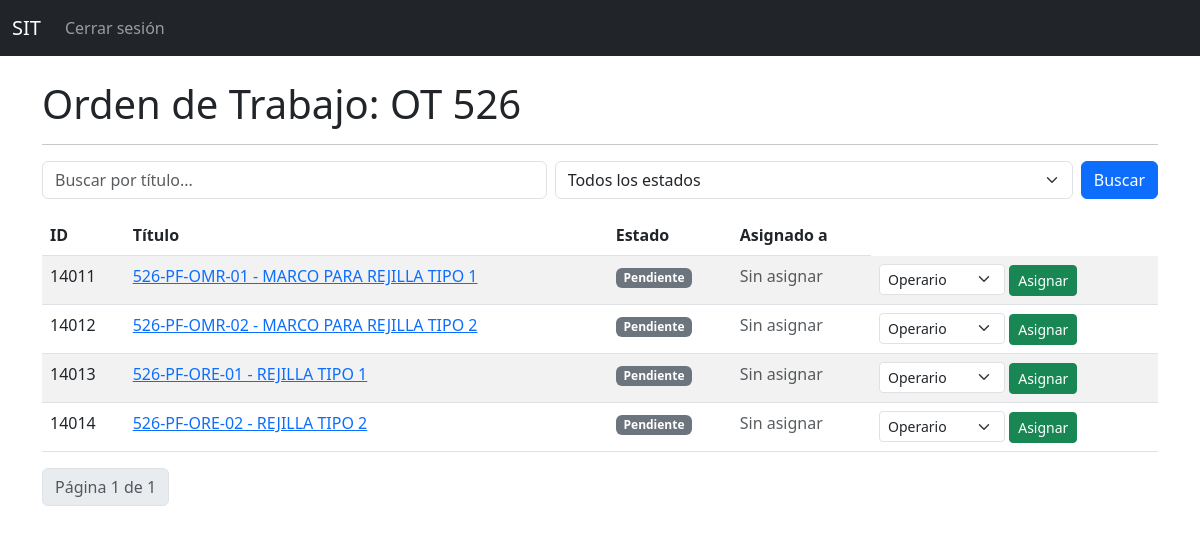
/ordenes/31/ (signed in), run on an earlier commit of the app's database.
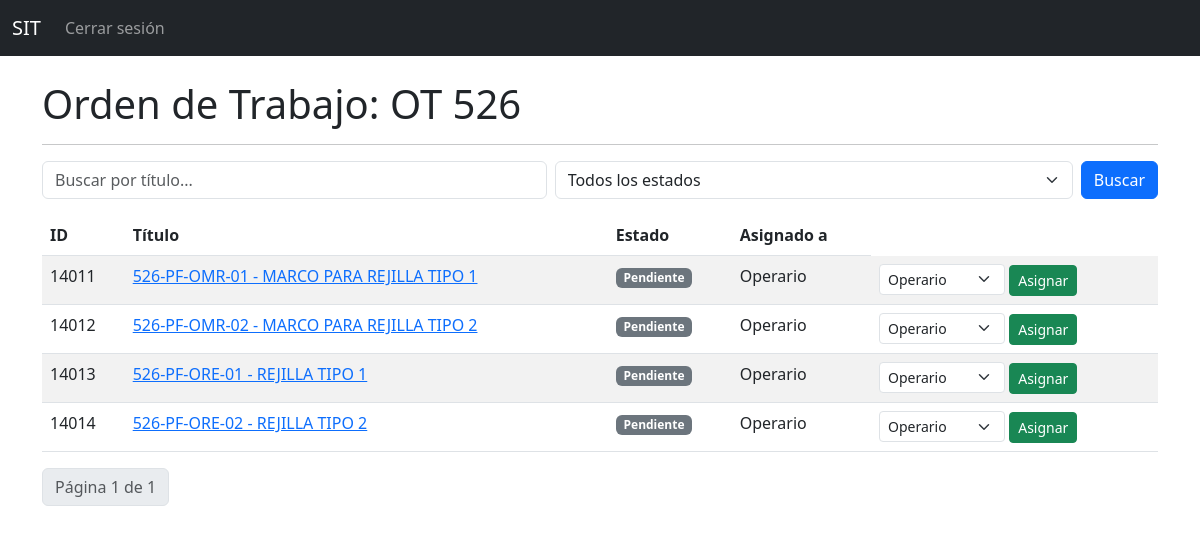
And on a later commit of the database.
### tareas_app/models.py (models this page shows, shortened)
class OrdenDeTrabajo(models.Model):
    nombre = models.CharField(max_length=200)
    descripcion = models.TextField(blank=True)
    archivo_excel = models.FileField(upload_to='ordenes_excel/', blank=True, null=True)
    fecha_creacion = models.DateTimeField(auto_now_add=True)
    creada_por = models.ForeignKey(Empleado, null=True, blank=True, on_delete=models.SET_NULL)

class Tarea(models.Model):
    titulo = models.CharField(max_length=100)
    descripcion = models.TextField()
    asignado_a = models.ForeignKey(Empleado, on_delete=models.SET_NULL, null=True, blank=True, related_name="tareas_asignadas")
    creada_por = models.ForeignKey(Empleado, null=True, blank=True, on_delete=models.SET_NULL)
    fecha_creacion = models.DateTimeField(auto_now_add=True)
    plano = models.ImageField(upload_to='planos/', null=True, blank=True)
    estado = models.CharField(max_length=20, choices=ESTADOS, default='pendiente')
    orden = models.ForeignKey(OrdenDeTrabajo, related_name='tareas', on_delete=models.CASCADE, null=True, blank=True)
    estructura = models.CharField(max_length=100, blank=True)
    plano_codigo = models.CharField(max_length=50, blank=True)
    posicion = models.CharField(max_length=50, blank=True)
    denominacion = models.CharField(max_length=100, blank=True)
    cantidad = models.IntegerField(null=True, blank=True)
    peso_unitario = models.FloatField(null=True, blank=True)
    peso_total = models.FloatField(null=True, blank=True)
    agente_externo = models.ForeignKey(AgenteExterno, null=True, blank=True, on_delete=models.SET_NULL)

class Empleado(models.Model):
    usuario = models.OneToOneField(User, on_delete=models.CASCADE, null=True, blank=True)
    nombre = models.CharField(max_length=100)
    perfil = models.CharField(max_length=50, choices=PERFILES)
    es_externo = models.BooleanField(default=False)

### tareas_app/views.py (the view, shortened to what this page needs)
# urls.py: path('ordenes/<int:orden_id>/', views.detalle_orden_trabajo, name='detalle_orden_trabajo'),
@login_required
def detalle_orden_trabajo(request, orden_id):
    orden = get_object_or_404(OrdenDeTrabajo, id=orden_id)
    empleado = Empleado.objects.get(usuario=request.user)
    tipo = None
    if not puede_ver_avances(empleado):
        return HttpResponseForbidden("No tenés acceso a esta orden.")
    if request.method == 'POST' and puede_asignar(empleado):
        tarea_id = request.POST.get('tarea_id')
        tipo = request.POST.get('tipo_asignacion')
        tarea = get_object_or_404(orden.tareas, id=tarea_id)
    tareas = orden.tareas.all()
    if empleado.perfil == 'calidad':
        tareas = tareas.filter(estado='en_revision')
    busqueda = request.GET.get('q', '')
    if busqueda:
        tareas = tareas.filter(titulo__icontains=busqueda)
    estado = request.GET.get('estado', '')
    if estado:
        tareas = tareas.filter(estado=estado)
    paginator = Paginator(tareas, 100)
    page_number = request.GET.get('page')
    page_obj = paginator.get_page(page_number)
    operarios = Empleado.objects.filter(perfil__in=['armador', 'soldador', 'pintor', 'corte'])
    agentes_externos = AgenteExterno.objects.filter(activo=True)
    es_admin = empleado.perfil == 'administrador'
    es_produccion = empleado.perfil == 'produccion'
    puede_asignar_valor = es_admin or es_produccion
    return render(request, 'tareas/detalle_orden_trabajo.html', {
        'orden': orden,
        'tareas': page_obj,
        'operarios': operarios,
        'perfil_usuario': empleado.perfil,
        'busqueda': busqueda,
        'estado_seleccionado': estado,
        'puede_asignar': puede_asignar_valor,
        'agentes_externos': agentes_externos,
    })

### tareas_app/views.py (called while the page is built)
def puede_ver_avances(empleado):
    return empleado.perfil in ['administrador', 'ppc', 'produccion', 'calidad', 'despacho', 'ingenieria', 'rrhh']

### templates/tareas/detalle_orden_trabajo.html (shortened to what this page needs)
{% extends "base.html" %}
{% block content %}
<h1>Orden de Trabajo: {{ orden.nombre }}</h1>
<hr>
<form method="get" class="d-flex mb-3">
    <input type="text" name="q" placeholder="Buscar por título..." class="form-control me-2" value="{{ busqueda }}">
    <select name="estado" class="form-select me-2" onchange="this.form.submit()">
        <option value="">Todos los estados</option>
    </select>
    <button type="submit" class="btn btn-primary">Buscar</button>
</form>
<table class="table table-striped">
    <thead>
        <tr>
            <th>ID</th>
            <th>Título</th>
            <th>Estado</th>
            <th>Asignado a</th>
        </tr>
    </thead>
    <tbody>
        {% for tarea in tareas %}
        <tr>
            <td>{{ tarea.id }}</td>
            <td>
                <a href="{% url 'detalle_tarea' tarea.id %}">
                {{ tarea.titulo }}
                </a>
            </td>
            <td>
                <span class="badge
                    {% if tarea.estado == 'pendiente' %} bg-secondary
                    {% elif tarea.estado == 'en_progreso' %} bg-primary
                    {% elif tarea.estado == 'en_revision' %} bg-warning
                    {% elif tarea.estado == 'finalizada' %} bg-success
                    {% elif tarea.estado == 'rechazada' %} bg-danger
                    {% endif %}">
                    {{ tarea.estado|title }}
                </span>
            </td>
            <td>
{% if tarea.asignado_a %}
    {{ tarea.asignado_a.usuario.username }}
{% elif tarea.agente_externo %}
    {{ tarea.agente_externo.nombre }} <span class="badge bg-secondary">Externo</span>
{% else %}
    <span class="text-muted">Sin asignar</span>
{% endif %}
            </td>
            {% if puede_asignar %}
<td>
<form method="post" style="display:inline;">
<select name="asignado_id" id="asignado_id{{ tarea.id }}"
        class="form-select form-select-sm d-inline w-auto"
        onchange="checkTercerizado(this, '{{ tarea.id }}')">
    {% for operario in operarios %}
        <option value="{{ operario.id }}" {% if tarea.asignado_a == operario %}selected{% endif %}>
            {{ operario.usuario.username }}
        </option>
    {% endfor %}
</select>
  <button type="submit" class="btn btn-sm btn-success">Asignar</button>
</form>
</td>
            {% endif %}
        </tr>
        {% empty %}
        <tr>
            <td colspan="5">No hay tareas para mostrar.</td>
        </tr>
        {% endfor %}
    </tbody>
</table>
<nav>
  <ul class="pagination">
    <li class="page-item disabled">
      <span class="page-link">Página {{ tareas.number }} de {{ tareas.paginator.num_pages }}</span>
    </li>
  </ul>
</nav>
{% endblock %}

### templates/base.html (shortened to what this page needs)
<!DOCTYPE html>
<html lang="es">
<head>
    <link href="https://cdn.jsdelivr.net/npm/bootstrap@5.3.0/dist/css/bootstrap.min.css" rel="stylesheet">
    <link rel="stylesheet" href="https://cdnjs.cloudflare.com/ajax/libs/font-awesome/6.4.0/css/all.min.css">
</head>
<body>
    <nav class="navbar navbar-expand-lg navbar-dark bg-dark mb-4">
        <div class="container-fluid">
            <a class="navbar-brand" href="{% url 'inicio' %}">SIT</a>
            <div class="collapse navbar-collapse">
                <ul class="navbar-nav me-auto">
                    {% if user.is_authenticated %}
                        <li class="nav-item"><a class="nav-link" href="{% url 'cerrar' %}">Cerrar sesión</a></li>
                    {% else %}
                        <li class="nav-item"><a class="nav-link" href="{% url 'login' %}">Iniciar sesión</a></li>
                    {% endif %}
                </ul>
            </div>
        </div>
    </nav>
    <div class="container">
        {% block content %}{% endblock %}
    </div>
</body>
</html>

What changed in the data, as far as the page shows it:
changed Tarea "526-PF-OMR-01 - MARCO PARA REJILLA TIPO 1": asignado_a.usuario.username (not shown) → "Operario"; no longer shows "Sin asignar"
changed Tarea "526-PF-OMR-02 - MARCO PARA REJILLA TIPO 2": asignado_a.usuario.username (not shown) → "Operario"; no longer shows "Sin asignar"
changed Tarea "526-PF-ORE-01 - REJILLA TIPO 1": asignado_a.usuario.username (not shown) → "Operario"; no longer shows "Sin asignar"
changed Tarea "526-PF-ORE-02 - REJILLA TIPO 2": asignado_a.usuario.username (not shown) → "Operario"; no longer shows "Sin asignar"
